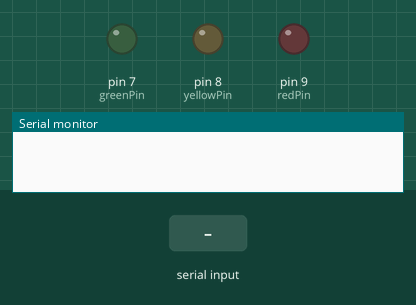
The sketch below on a simulated Arduino Uno, built with avr-gcc and run on an emulated ATmega328P. Shown: output pins drawn as LEDs (lit = HIGH), the last lines printed to the serial monitor. Dashed ring = blinking. Inputs (shaded band) come from the test bench.

Above: at 1.2 s.
1.3 s: "B" received over Serial
At 1.7 s:
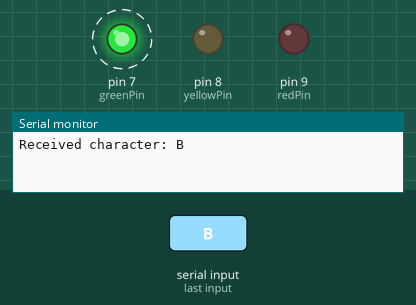
4.3 s: "r" received over Serial
At 6.8 s:
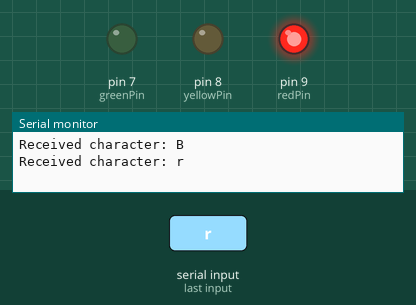
7.3 s: "y" received over Serial
At 8.7 s:
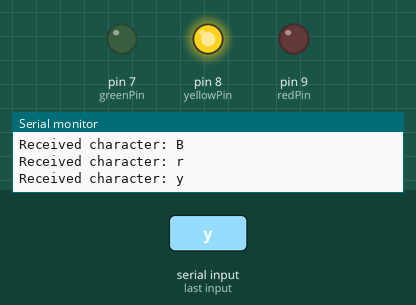
Timing chart, 0 to 10.3 s (numbered marks = the images above; inputs shaded):
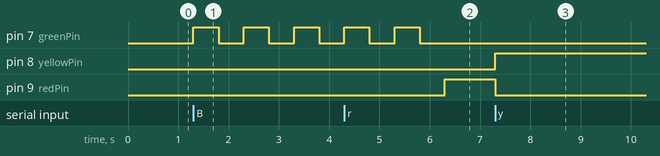

Measured:
- after the input at 1.3 s, pin 7 (greenPin): alternates HIGH for 0.50 s and LOW for 0.50 s, starting at once
- after the input at 4.3 s, pin 9 (redPin): LOW → HIGH after 2.0 s
- after the input at 7.3 s, pin 8 (yellowPin): LOW → HIGH at once; pin 9 (redPin): HIGH → LOW at once

The sketch:

IOT_7_SB.ino
```cpp
// Define variables to hold incoming serial data and LED control pins
char receivedChar = '\0'; // for incoming serial data

const int yellowPin = 8;
const int redPin = 9;
const int greenPin = 7;


void setup() {
  // Initialize serial communication with baud rate 9600
  Serial.begin(9600);

  // Set LED control pins as outputs
  pinMode(redPin, OUTPUT);
  pinMode(greenPin, OUTPUT);
  pinMode(yellowPin, OUTPUT);
}

void loop() {
  // Check if there's data available on the serial port
  if (Serial.available() > 0) {
    // Read the incoming character
    receivedChar = Serial.read();

    // Print the received character
    Serial.print("Received character: ");
    Serial.println(receivedChar);

    // Perform actions based on the received character
    if (receivedChar == 'r') { // If 'r' is received, turn on red LED
      digitalWrite(redPin, HIGH);
      digitalWrite(greenPin, LOW);
      digitalWrite(yellowPin, LOW);
    } else if (receivedChar == 'g') { // If 'g' is received, turn on green LED
      digitalWrite(redPin, LOW);
      digitalWrite(greenPin, HIGH);
      digitalWrite(yellowPin, LOW);
    } else if (receivedChar == 'y') { // If 'y' is received, turn on yellow LED
      digitalWrite(redPin, LOW);
      digitalWrite(greenPin, LOW);
      digitalWrite(yellowPin, HIGH);
    } else if (receivedChar == 'B') { // If 'B' is received, make the green LED blink
      blinkGreen();
    } else {
      // If an unrecognized character is received, do nothing or handle as needed
    }
  }
}

// Function to make the green LED blink
void blinkGreen() {
  digitalWrite(redPin, LOW);
  digitalWrite(yellowPin, LOW);

  for (int i = 0; i < 5; i++) {
    digitalWrite(greenPin, HIGH);
    delay(500);
    digitalWrite(greenPin, LOW);
    delay(500);
  }
}
```
